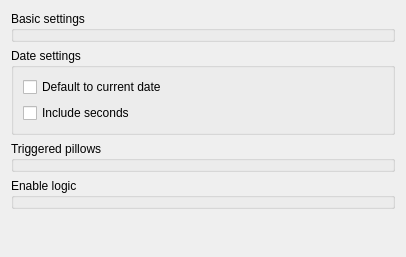
<?xml version="1.0" encoding="UTF-8"?>
<ui version="4.0">
 <class>ILineEdit</class>
 <widget class="QWidget" name="ILineEdit">
  <property name="geometry">
   <rect>
    <x>0</x>
    <y>0</y>
    <width>406</width>
    <height>257</height>
   </rect>
  </property>
  <property name="windowTitle">
   <string>LineEdit preferences</string>
  </property>
  <layout class="QVBoxLayout" name="verticalLayout">
   <item>
    <widget class="GroupBox" name="groupBox">
     <property name="title">
      <string>Basic settings</string>
     </property>
     <property name="template" stdset="0">
      <string>inspector-groupbox-roomandpath</string>
     </property>
    </widget>
   </item>
   <item>
    <widget class="QGroupBox" name="groupBox_4">
     <property name="title">
      <string>Date settings</string>
     </property>
     <layout class="QVBoxLayout" name="verticalLayout_2">
      <item>
       <widget class="CheckBox" name="checkBox">
        <property name="text">
         <string>Default to current date</string>
        </property>
        <property name="template" stdset="0">
         <string>inspector-defaulttonow</string>
        </property>
       </widget>
      </item>
      <item>
       <widget class="CheckBox" name="checkBox_2">
        <property name="text">
         <string>Include seconds</string>
        </property>
       </widget>
      </item>
     </layout>
    </widget>
   </item>
   <item>
    <widget class="GroupBox" name="groupBox_3">
     <property name="title">
      <string>Triggered pillows</string>
     </property>
     <property name="template" stdset="0">
      <string>inspector-groupbox-triggeredpillows</string>
     </property>
    </widget>
   </item>
   <item>
    <widget class="GroupBox" name="groupBox_2">
     <property name="title">
      <string>Enable logic</string>
     </property>
     <property name="template" stdset="0">
      <string>inspector-groupbox-enablelogic</string>
     </property>
    </widget>
   </item>
   <item>
    <spacer name="verticalSpacer">
     <property name="orientation">
      <enum>Qt::Vertical</enum>
     </property>
     <property name="sizeHint" stdset="0">
      <size>
       <width>20</width>
       <height>40</height>
      </size>
     </property>
    </spacer>
   </item>
  </layout>
 </widget>
 <customwidgets>
  <customwidget>
   <class>CheckBox</class>
   <extends>QCheckBox</extends>
   <header>wallaby.frontends.qt.widgets.buttons.checkBox</header>
  </customwidget>
  <customwidget>
   <class>GroupBox</class>
   <extends>QGroupBox</extends>
   <header>wallaby.frontends.qt.widgets.containers.groupBox</header>
   <container>1</container>
  </customwidget>
 </customwidgets>
 <resources/>
 <connections/>
</ui>
